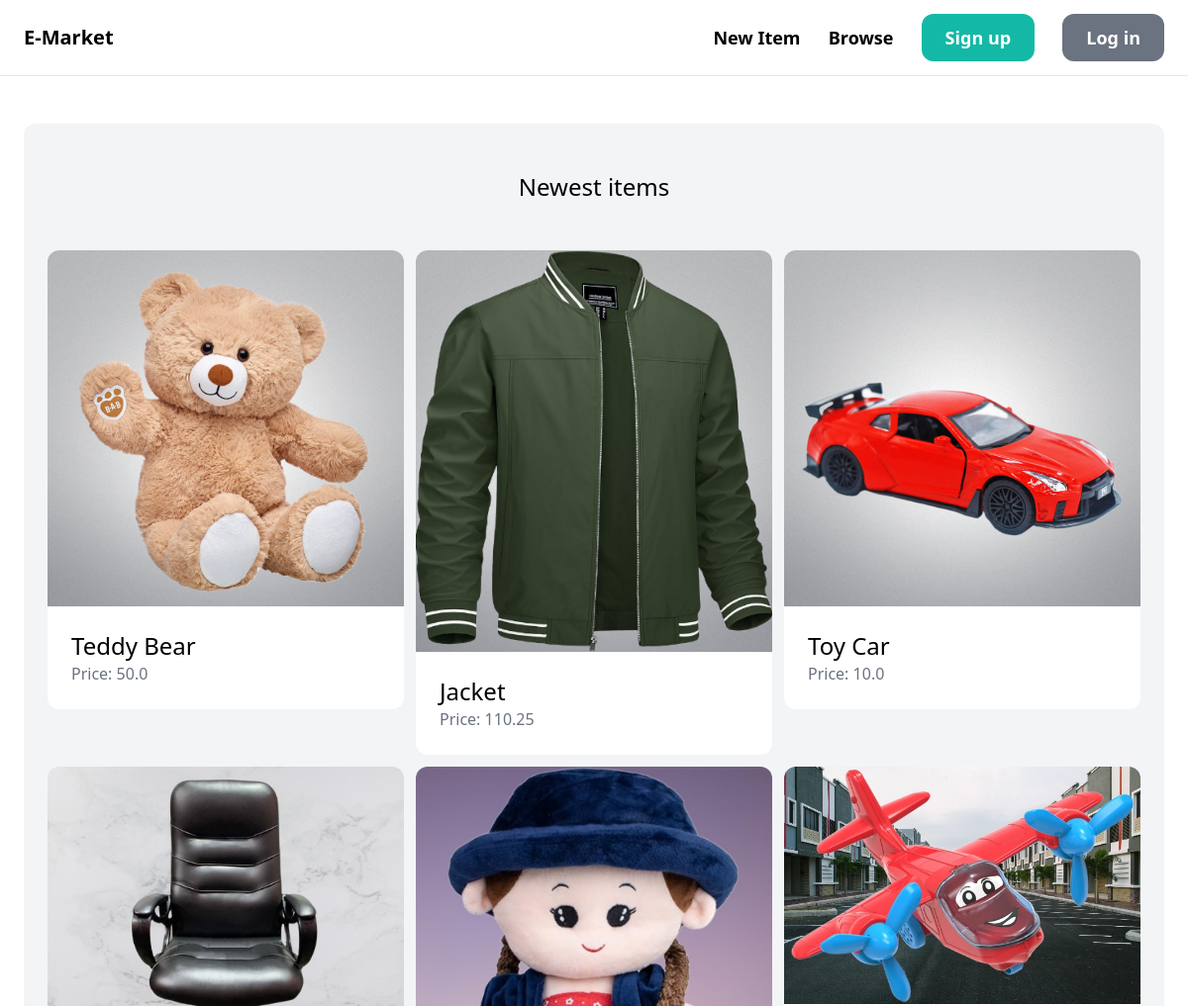
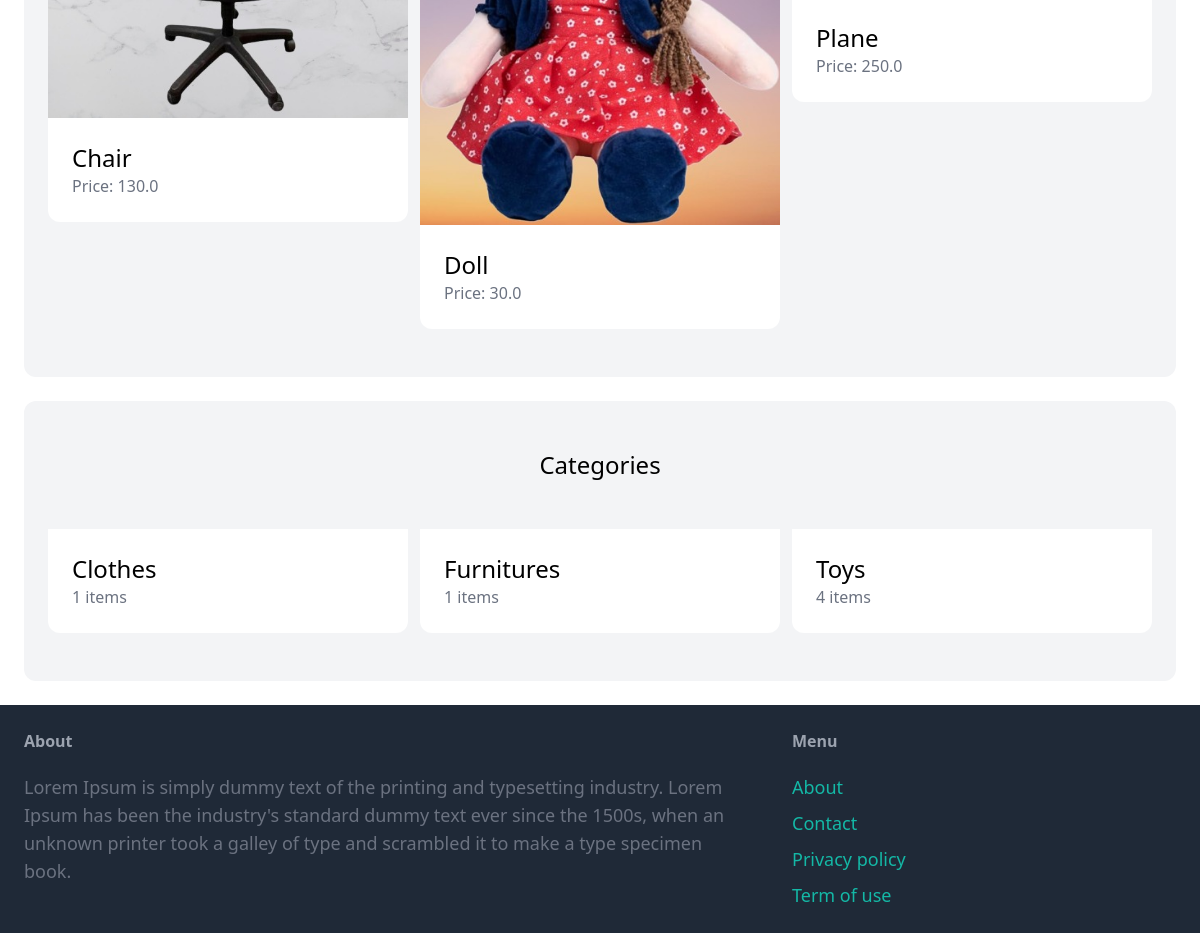
The page / on the database its author committed (2 pictures, top to bottom).
### item/models.py (models this page shows, shortened)
class Item(models.Model):
    category = models.ForeignKey(Category, related_name='items', on_delete=models.CASCADE)
    name = models.CharField(max_length=255)
    description = models.TextField(blank=True, null=True)
    price = models.FloatField()
    image = models.ImageField(upload_to='item_images', blank=True, null=True)
    is_sold = models.BooleanField(default=False)
    created_by = models.ForeignKey(User, related_name='items', on_delete=models.CASCADE)
    created_at = models.DateTimeField(auto_now_add=True)

class Category(models.Model):
    name = models.CharField(max_length=255)
    class Meta:
        ordering = ('name',)
        verbose_name_plural = 'Categories'

### core/views.py (the view)
# urls.py: path('', views.index, name='index'),
def index(request):
    items = Item.objects.filter(is_sold=False)[0:6]
    categories = Category.objects.all()
    return render(request, 'core/index.html',{
        'categories' : categories,
        'items' : items,
    })

### core/templates/core/index.html (shortened to what this page needs)
{% extends 'core/base.html' %}
{% block content %}
    <div class="mt-6 px-6 py-12 bg-gray-100 rounded-xl">
        <h2 class="mb-12 text-2xl text-center">Newest items</h2>
        <div class="grid grid-cols-3 gap-3">
            {% for item in items %}
            <div>
                <a href="{% url 'item:detail' item.id %}">
                    <div>
                        <img src="{{ item.image.url }}" class="rounded-t-xl">
                    </div>
                    <div class="p-6 bg-white rounded-b-xl">
                        <h2 class="text-2xl">{{ item.name }}</h2>
                        <p class="text-gray-500">Price: {{ item.price }}</p>
                    </div>
                </a>
            </div>
            {% endfor %}
        </div>
    </div>
    <div class="mt-6 px-6 py-12 bg-gray-100 rounded-xl">
        <h2 class="mb-12 text-2xl text-center">Categories</h2>
        <div class="grid grid-cols-3 gap-3">
            {% for category in categories %}
                <div>
                    <a href="#">
                        <div class="p-6 bg-white rounded-b-xl">
                            <h2 class="text-2xl">{{ category.name }}</h2>
                            <p class="text-gray-500">{{ category.items.count }} items</p>
                        </div>
                    </a>
                </div>
            {% endfor %}
        </div>
    </div>
{% endblock %}

### core/templates/core/base.html (shortened to what this page needs)
<!doctype html>
<html>
<head>
    <script src="https://cdn.tailwindcss.com"></script>
</head>
<body>
    <nav class='py-6 px-6 flex justify-between items-center border-b border-gray-200'>
        <a href='/' class='text-xl font-semibold'>E-Market</a>
        <div class='space-x-6'>
            <a href ="{% url 'item:new' %}" class='text-lg font-semibold hover:text-gray-500'>New Item</a>
            <a href ="{% url 'item:items' %}" class='text-lg font-semibold hover:text-gray-500'>Browse</a>
            {% if request.user.is_authenticated %}
                <a href="{% url 'conversation:inbox' %}" class="px-6 py-3 text-lg font-semibold bg-teal-500 text-white rounded-xl hover:bg-teal-700">Inbox</a>
                <a href="{% url 'dashboard:index' %}" class="px-6 py-3 text-lg font-semibold bg-gray-500 text-white rounded-xl hover:bg-gray-700">Dashboard</a>
            {% else %}
                <a href="{% url 'core:signup' %}" class="px-6 py-3 text-lg font-semibold bg-teal-500 text-white rounded-xl hover:bg-teal-700">Sign up</a>
                <a href="{% url 'core:login' %}" class="px-6 py-3 text-lg font-semibold bg-gray-500 text-white rounded-xl hover:bg-gray-700">Log in</a>
            {% endif %}
        </div>
    </nav>
    <div class = 'px-6 py-6'>
        {% block content %}
        {% endblock %}
    </div>
    <footer class="py-6 px-6 flex justify-between bg-gray-800">
        <div class="w-2/3 pr-10">
            <h3 class="mb-5 font-semibold text-gray-400">About</h3>
            <p class="text-lg text-gray-500">Lorem Ipsum is simply dummy text of the printing and typesetting industry. Lorem Ipsum has been the industry's standard dummy text ever since the 1500s, when an unknown printer took a galley of type and scrambled it to make a type specimen book.</p>
        </div>
        <div class="w-1/3">
            <h3 class="mb-5 font-semibold text-gray-400">Menu</h3>
            <ul class="space-y-2">
                <li><a href="#" class="text-lg text-teal-500 hover:text-teal-700">About</a></li>
                <li><a href="{% url 'core:contact' %}" class="text-lg text-teal-500 hover:text-teal-700">Contact</a></li>
                <li><a href="#" class="text-lg text-teal-500 hover:text-teal-700">Privacy policy</a></li>
                <li><a href="#" class="text-lg text-teal-500 hover:text-teal-700">Term of use</a></li>
            </ul>
        </div>
    </footer>
</body>
<html>

### rows shown on the page
Item: image (picture), name "Teddy Bear", price "50.0"
Item: image (picture), name "Jacket", price "110.25"
Item: image (picture), name "Toy Car", price "10.0"
Item: image (picture), name "Chair", price "130.0"
Item: image (picture), name "Doll", price "30.0"
Item: image (picture), name "Plane", price "250.0"
Category: name "Clothes", items.count "1"
Category: name "Furnitures", items.count "1"
Category: name "Toys", items.count "4"
